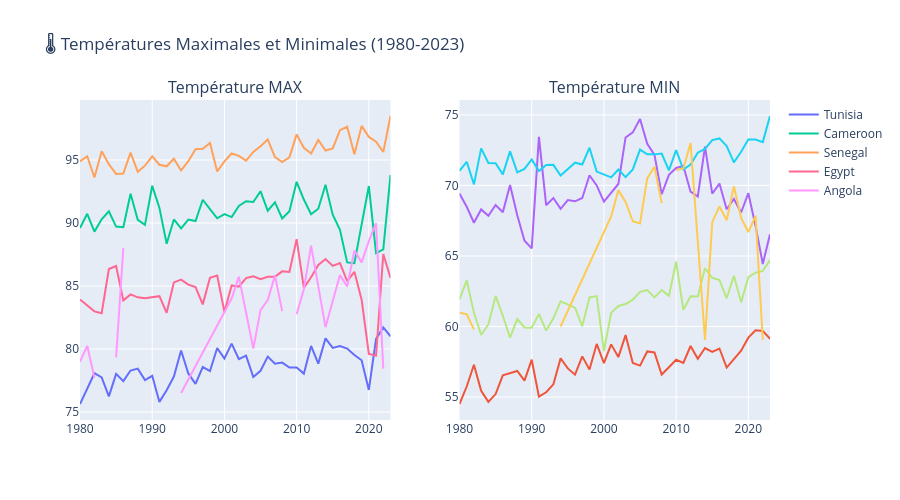

Write notebook code for a chart like this one.
### Code cell
# Température MAX et MIN par pays
fig = make_subplots(rows=1, cols=2, subplot_titles=('Température MAX', 'Température MIN'))

for country in df['COUNTRY'].unique():
    data = temp_by_country_year[temp_by_country_year['COUNTRY'] == country]
    fig.add_trace(go.Scatter(x=data['YEAR'], y=data['TMAX'], name=country, mode='lines'), row=1, col=1)
    fig.add_trace(go.Scatter(x=data['YEAR'], y=data['TMIN'], name=country, mode='lines', showlegend=False), row=1, col=2)

fig.update_layout(title_text='🌡️ Températures Maximales et Minimales (1980-2023)', height=500)
fig.show()
